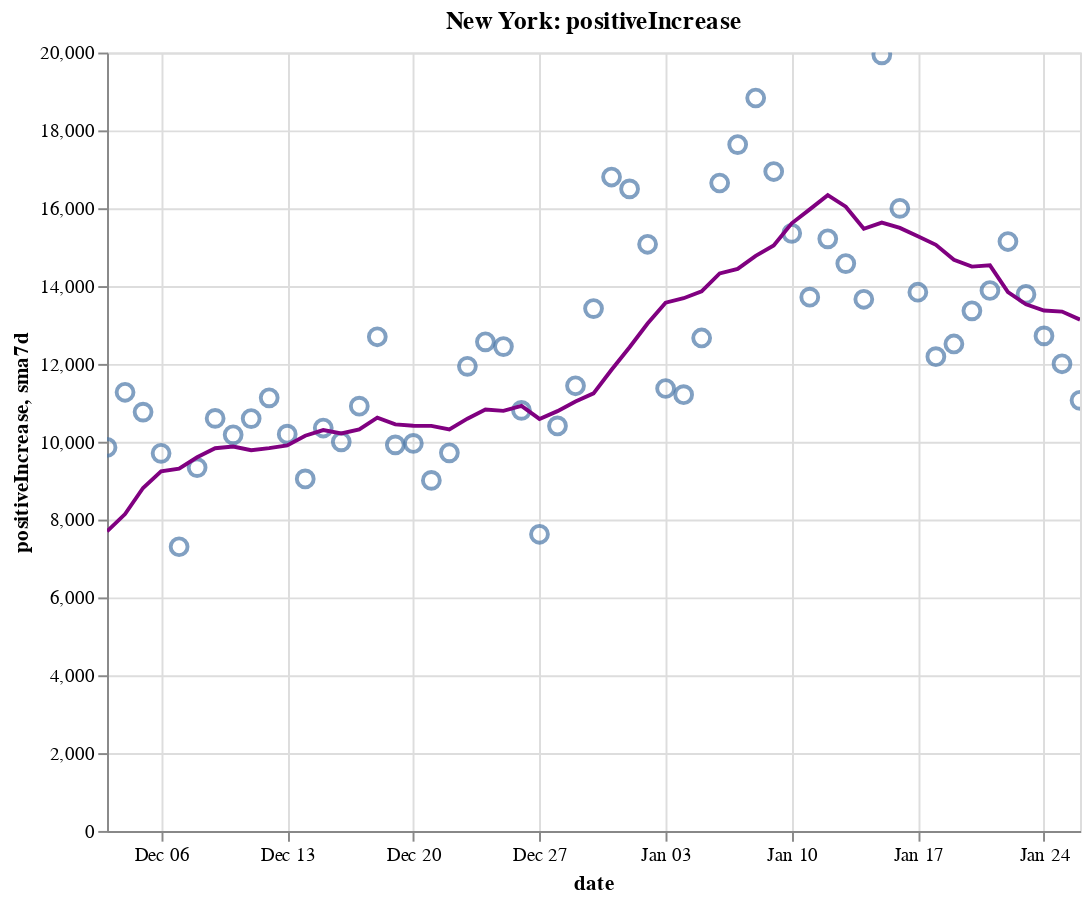

Notebook source saved alongside this figure:
### Code cell
create_plot(ny, 'positiveIncrease')

### Figure 1 — Vega-Lite specification as saved in the notebook (floating-point values rounded to 4 significant figures)
{"config": {"view": {"continuousWidth": 400, "continuousHeight": 300}}, "layer": [{"layer": [{"mark": {"type": "point", "size": 75}, "encoding": {"tooltip": [{"type": "temporal", "field": "date"}, {"type": "quantitative", "field": "positiveIncrease"}, {"type": "quantitative", "field": "sma7d"}], "x": {"type": "temporal", "field": "date"}, "y": {"type": "quantitative", "field": "positiveIncrease"}}, "selection": {"selector008": {"type": "interval", "bind": "scales", "encodings": ["x", "y"]}}}, {"mark": {"type": "line", "color": "purple"}, "encoding": {"x": {"type": "temporal", "field": "date"}, "y": {"type": "quantitative", "field": "sma7d"}}}]}, {"mark": {"type": "rule", "color": "#aaa"}, "encoding": {"x": {"type": "temporal", "field": "date"}}, "transform": [{"filter": {"selection": "selector007"}}]}, {"mark": "circle", "encoding": {"opacity": {"condition": {"value": 1, "selection": "selector007"}, "value": 0}, "tooltip": [{"type": "temporal", "field": "date"}, {"type": "quantitative", "field": "positiveIncrease"}, {"type": "quantitative", "field": "sma7d"}], "x": {"type": "temporal", "field": "date"}, "y": {"type": "quantitative", "field": "positiveIncrease"}}, "selection": {"selector007": {"type": "single", "encodings": ["x"], "on": "mouseover", "nearest": true, "empty": "none"}}}, {"mark": {"type": "text", "align": "left", "dx": 5, "dy": -5, "stroke": "white", "strokeWidth": 2}, "encoding": {"text": {"type": "quantitative", "field": "positiveIncrease"}, "tooltip": [{"type": "temporal", "field": "date"}, {"type": "quantitative", "field": "positiveIncrease"}, {"type": "quantitative", "field": "sma7d"}], "x": {"type": "temporal", "field": "date"}, "y": {"type": "quantitative", "field": "positiveIncrease"}}, "transform": [{"filter": {"selection": "selector007"}}]}, {"mark": {"type": "text", "align": "left", "dx": 5, "dy": -5}, "encoding": {"text": {"type": "quantitative", "field": "positiveIncrease"}, "tooltip": [{"type": "temporal", "field": "date"}, {"type": "quantitative", "field": "positiveIncrease"}, {"type": "quantitative", "field": "sma7d"}], "x": {"type": "temporal", "field": "date"}, "y": {"type": "quantitative", "field": "positiveIncrease"}}, "transform": [{"filter": {"selection": "selector007"}}]}], "data": {"name": "data-f3aa4e0fdc815be7722ec987586ea287"}, "height": 400, "title": "New York: positiveIncrease", "width": 500, "$schema": "https://vega.github.io/schema/vega-lite/v4.8.1.json", "datasets": {"data-f3aa4e0fdc815be7722ec987586ea287": [{"date": "2020-12-03T00:00:00", "totalTestResultsIncrease": 203400.0, "positiveIncrease": 9855.0, "death": 26960.0, "deathIncrease": 66.0, "positiveRate": 0.048, "state": "New York", "sma7d": 7699.0}, {"date": "2020-12-04T00:00:00", "totalTestResultsIncrease": 208300.0, "positiveIncrease": 11270.0, "death": 27020.0, "deathIncrease": 62.0, "positiveRate": 0.054, "state": "New York", "sma7d": 8141.0}, {"date": "2020-12-05T00:00:00", "totalTestResultsIncrease": 215400.0, "positiveIncrease": 10760.0, "death": 27090.0, "deathIncrease": 72.0, "positiveRate": 0.05, "state": "New York", "sma7d": 8812.0}, {"date": "2020-12-06T00:00:00", "totalTestResultsIncrease": 205800.0, "positiveIncrease": 9702.0, "death": 27150.0, "deathIncrease": 60.0, "positiveRate": 0.047, "state": "New York", "sma7d": 9238.0}, {"date": "2020-12-07T00:00:00", "totalTestResultsIncrease": 152300.0, "positiveIncrease": 7302.0, "death": 27230.0, "deathIncrease": 83.0, "positiveRate": 0.048, "state": "New York", "sma7d": 9307.0}, {"date": "2020-12-08T00:00:00", "totalTestResultsIncrease": 162500.0, "positiveIncrease": 9335.0, "death": 27310.0, "deathIncrease": 75.0, "positiveRate": 0.057, "state": "New York", "sma7d": 9600.0}, {"date": "2020-12-09T00:00:00", "totalTestResultsIncrease": 194600.0, "positiveIncrease": 10600.0, "death": 27400.0, "deathIncrease": 97.0, "positiveRate": 0.054, "state": "New York", "sma7d": 9832.0}, {"date": "2020-12-10T00:00:00", "totalTestResultsIncrease": 197400.0, "positiveIncrease": 10180.0, "death": 27500.0, "deathIncrease": 94.0, "positiveRate": 0.052, "state": "New York", "sma7d": 9878.0}, {"date": "2020-12-11T00:00:00", "totalTestResultsIncrease": 212700.0, "positiveIncrease": 10600.0, "death": 27590.0, "deathIncrease": 89.0, "positiveRate": 0.05, "state": "New York", "sma7d": 9782.0}, {"date": "2020-12-12T00:00:00", "totalTestResultsIncrease": 242900.0, "positiveIncrease": 11130.0, "death": 27680.0, "deathIncrease": 88.0, "positiveRate": 0.046, "state": "New York", "sma7d": 9834.0}, {"date": "2020-12-13T00:00:00", "totalTestResultsIncrease": 205200.0, "positiveIncrease": 10190.0, "death": 27780.0, "deathIncrease": 110.0, "positiveRate": 0.05, "state": "New York", "sma7d": 9905.0}, {"date": "2020-12-14T00:00:00", "totalTestResultsIncrease": 159800.0, "positiveIncrease": 9044.0, "death": 27870.0, "deathIncrease": 85.0, "positiveRate": 0.057, "state": "New York", "sma7d": 10150.0}, {"date": "2020-12-15T00:00:00", "totalTestResultsIncrease": 194200.0, "positiveIncrease": 10350.0, "death": 28000.0, "deathIncrease": 132.0, "positiveRate": 0.053, "state": "New York", "sma7d": 10300.0}, {"date": "2020-12-16T00:00:00", "totalTestResultsIncrease": 160900.0, "positiveIncrease": 9998.0, "death": 28100.0, "deathIncrease": 98.0, "positiveRate": 0.062, "state": "New York", "sma7d": 10210.0}, {"date": "2020-12-17T00:00:00", "totalTestResultsIncrease": 202800.0, "positiveIncrease": 10910.0, "death": 28220.0, "deathIncrease": 122.0, "positiveRate": 0.054, "state": "New York", "sma7d": 10320.0}, {"date": "2020-12-18T00:00:00", "totalTestResultsIncrease": 249400.0, "positiveIncrease": 12700.0, "death": 28340.0, "deathIncrease": 122.0, "positiveRate": 0.051, "state": "New York", "sma7d": 10620.0}, {"date": "2020-12-19T00:00:00", "totalTestResultsIncrease": 191500.0, "positiveIncrease": 9919.0, "death": 28470.0, "deathIncrease": 130.0, "positiveRate": 0.052, "state": "New York", "sma7d": 10450.0}, {"date": "2020-12-20T00:00:00", "totalTestResultsIncrease": 197300.0, "positiveIncrease": 9957.0, "death": 28600.0, "deathIncrease": 124.0, "positiveRate": 0.05, "state": "New York", "sma7d": 10410.0}, {"date": "2020-12-21T00:00:00", "totalTestResultsIncrease": 156500.0, "positiveIncrease": 9007.0, "death": 28710.0, "deathIncrease": 111.0, "positiveRate": 0.058, "state": "New York", "sma7d": 10410.0}, {"date": "2020-12-22T00:00:00", "totalTestResultsIncrease": 164900.0, "positiveIncrease": 9716.0, "death": 28850.0, "deathIncrease": 141.0, "positiveRate": 0.059, "state": "New York", "sma7d": 10320.0}, {"date": "2020-12-23T00:00:00", "totalTestResultsIncrease": 204400.0, "positiveIncrease": 11940.0, "death": 29020.0, "deathIncrease": 166.0, "positiveRate": 0.058, "state": "New York", "sma7d": 10590.0}, {"date": "2020-12-24T00:00:00", "totalTestResultsIncrease": 226300.0, "positiveIncrease": 12570.0, "death": 29150.0, "deathIncrease": 133.0, "positiveRate": 0.056, "state": "New York", "sma7d": 10830.0}, {"date": "2020-12-25T00:00:00", "totalTestResultsIncrease": 226600.0, "positiveIncrease": 12450.0, "death": 29270.0, "deathIncrease": 121.0, "positiveRate": 0.055, "state": "New York", "sma7d": 10790.0}, {"date": "2020-12-26T00:00:00", "totalTestResultsIncrease": 201400.0, "positiveIncrease": 10810.0, "death": 29400.0, "deathIncrease": 126.0, "positiveRate": 0.054, "state": "New York", "sma7d": 10920.0}, {"date": "2020-12-27T00:00:00", "totalTestResultsIncrease": 130300.0, "positiveIncrease": 7623.0, "death": 29510.0, "deathIncrease": 115.0, "positiveRate": 0.059, "state": "New York", "sma7d": 10590.0}, {"date": "2020-12-28T00:00:00", "totalTestResultsIncrease": 124900.0, "positiveIncrease": 10410.0, "death": 29630.0, "deathIncrease": 118.0, "positiveRate": 0.083, "state": "New York", "sma7d": 10790.0}, {"date": "2020-12-29T00:00:00", "totalTestResultsIncrease": 160200.0, "positiveIncrease": 11440.0, "death": 29760.0, "deathIncrease": 127.0, "positiveRate": 0.071, "state": "New York", "sma7d": 11030.0}, {"date": "2020-12-30T00:00:00", "totalTestResultsIncrease": 154900.0, "positiveIncrease": 13420.0, "death": 29900.0, "deathIncrease": 149.0, "positiveRate": 0.087, "state": "New York", "sma7d": 11240.0}, {"date": "2020-12-31T00:00:00", "totalTestResultsIncrease": 216600.0, "positiveIncrease": 16800.0, "death": 30040.0, "deathIncrease": 135.0, "positiveRate": 0.078, "state": "New York", "sma7d": 11850.0}, {"date": "2021-01-01T00:00:00", "totalTestResultsIncrease": 219300.0, "positiveIncrease": 16500.0, "death": 30210.0, "deathIncrease": 168.0, "positiveRate": 0.075, "state": "New York", "sma7d": 12430.0}, {"date": "2021-01-02T00:00:00", "totalTestResultsIncrease": 202400.0, "positiveIncrease": 15070.0, "death": 30340.0, "deathIncrease": 129.0, "positiveRate": 0.074, "state": "New York", "sma7d": 13040.0}, {"date": "2021-01-03T00:00:00", "totalTestResultsIncrease": 142300.0, "positiveIncrease": 11370.0, "death": 30480.0, "deathIncrease": 139.0, "positiveRate": 0.08, "state": "New York", "sma7d": 13570.0}, {"date": "2021-01-04T00:00:00", "totalTestResultsIncrease": 134400.0, "positiveIncrease": 11210.0, "death": 30650.0, "deathIncrease": 172.0, "positiveRate": 0.083, "state": "New York", "sma7d": 13690.0}, {"date": "2021-01-05T00:00:00", "totalTestResultsIncrease": 152400.0, "positiveIncrease": 12670.0, "death": 30800.0, "deathIncrease": 154.0, "positiveRate": 0.083, "state": "New York", "sma7d": 13860.0}, {"date": "2021-01-06T00:00:00", "totalTestResultsIncrease": 197800.0, "positiveIncrease": 16650.0, "death": 30960.0, "deathIncrease": 163.0, "positiveRate": 0.084, "state": "New York", "sma7d": 14320.0}, {"date": "2021-01-07T00:00:00", "totalTestResultsIncrease": 238600.0, "positiveIncrease": 17640.0, "death": 31160.0, "deathIncrease": 199.0, "positiveRate": 0.074, "state": "New York", "sma7d": 14440.0}, {"date": "2021-01-08T00:00:00", "totalTestResultsIncrease": 243900.0, "positiveIncrease": 18830.0, "death": 31330.0, "deathIncrease": 165.0, "positiveRate": 0.077, "state": "New York", "sma7d": 14780.0}, {"date": "2021-01-09T00:00:00", "totalTestResultsIncrease": 258000.0, "positiveIncrease": 16940.0, "death": 31520.0, "deathIncrease": 190.0, "positiveRate": 0.066, "state": "New York", "sma7d": 15040.0}, {"date": "2021-01-10T00:00:00", "totalTestResultsIncrease": 246800.0, "positiveIncrease": 15360.0, "death": 31670.0, "deathIncrease": 153.0, "positiveRate": 0.062, "state": "New York", "sma7d": 15610.0}, {"date": "2021-01-11T00:00:00", "totalTestResultsIncrease": 203900.0, "positiveIncrease": 13710.0, "death": 31840.0, "deathIncrease": 169.0, "positiveRate": 0.067, "state": "New York", "sma7d": 15970.0}, {"date": "2021-01-12T00:00:00", "totalTestResultsIncrease": 196700.0, "positiveIncrease": 15210.0, "death": 32010.0, "deathIncrease": 166.0, "positiveRate": 0.077, "state": "New York", "sma7d": 16330.0}, {"date": "2021-01-13T00:00:00", "totalTestResultsIncrease": 196900.0, "positiveIncrease": 14580.0, "death": 32180.0, "deathIncrease": 168.0, "positiveRate": 0.074, "state": "New York", "sma7d": 16040.0}, {"date": "2021-01-14T00:00:00", "totalTestResultsIncrease": 212600.0, "positiveIncrease": 13660.0, "death": 32380.0, "deathIncrease": 204.0, "positiveRate": 0.064, "state": "New York", "sma7d": 15470.0}, {"date": "2021-01-15T00:00:00", "totalTestResultsIncrease": 324700.0, "positiveIncrease": 19940.0, "death": 32570.0, "deathIncrease": 187.0, "positiveRate": 0.061, "state": "New York", "sma7d": 15630.0}, {"date": "2021-01-16T00:00:00", "totalTestResultsIncrease": 277300.0, "positiveIncrease": 16000.0, "death": 32720.0, "deathIncrease": 159.0, "positiveRate": 0.058, "state": "New York", "sma7d": 15490.0}, {"date": "2021-01-17T00:00:00", "totalTestResultsIncrease": 246500.0, "positiveIncrease": 13840.0, "death": 32900.0, "deathIncrease": 172.0, "positiveRate": 0.056, "state": "New York", "sma7d": 15280.0}, {"date": "2021-01-18T00:00:00", "totalTestResultsIncrease": 186200.0, "positiveIncrease": 12180.0, "death": 33050.0, "deathIncrease": 155.0, "positiveRate": 0.065, "state": "New York", "sma7d": 15060.0}, {"date": "2021-01-19T00:00:00", "totalTestResultsIncrease": 177300.0, "positiveIncrease": 12510.0, "death": 33220.0, "deathIncrease": 172.0, "positiveRate": 0.071, "state": "New York", "sma7d": 14670.0}, {"date": "2021-01-20T00:00:00", "totalTestResultsIncrease": 195400.0, "positiveIncrease": 13360.0, "death": 33420.0, "deathIncrease": 191.0, "positiveRate": 0.068, "state": "New York", "sma7d": 14500.0}, {"date": "2021-01-21T00:00:00", "totalTestResultsIncrease": 224600.0, "positiveIncrease": 13890.0, "death": 33590.0, "deathIncrease": 179.0, "positiveRate": 0.062, "state": "New York", "sma7d": 14530.0}, {"date": "2021-01-22T00:00:00", "totalTestResultsIncrease": 268000.0, "positiveIncrease": 15140.0, "death": 33760.0, "deathIncrease": 169.0, "positiveRate": 0.057, "state": "New York", "sma7d": 13850.0}, {"date": "2021-01-23T00:00:00", "totalTestResultsIncrease": 262100.0, "positiveIncrease": 13790.0, "death": 33910.0, "deathIncrease": 144.0, "positiveRate": 0.053, "state": "New York", "sma7d": 13530.0}, {"date": "2021-01-24T00:00:00", "totalTestResultsIncrease": 250000.0, "positiveIncrease": 12720.0, "death": 34070.0, "deathIncrease": 162.0, "positiveRate": 0.051, "state": "New York", "sma7d": 13370.0}, {"date": "2021-01-25T00:00:00", "totalTestResultsIncrease": 219500.0, "positiveIncrease": 12000.0, "death": 34240.0, "deathIncrease": 173.0, "positiveRate": 0.055, "state": "New York", "sma7d": 13340.0}, {"date": "2021-01-26T00:00:00", "totalTestResultsIncrease": 162900.0, "positiveIncrease": 11060.0, "death": 34410.0, "deathIncrease": 165.0, "positiveRate": 0.068, "state": "New York", "sma7d": 13140.0}]}}
